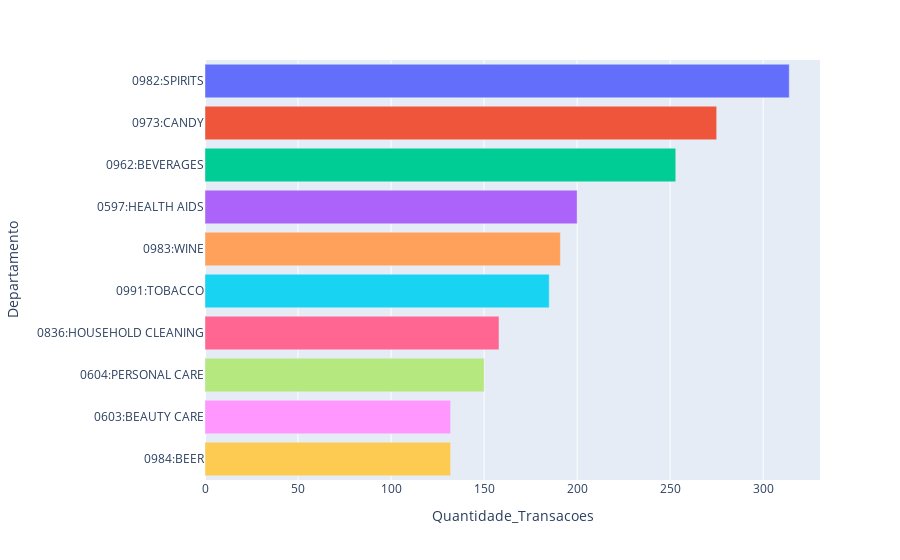

Notebook code for this chart:
### Code cell
# Qual o top 10 departamentos tem o maior volume de transações e maior quantidade de unidades vendidas?

# Parte 01 : Volume de Transações
# Quantidade de transações unicas onde cada departamento aparece
contagem_transacoes_por_departamento_top10 = df_transacoes.value_counts('Departamento').reset_index().head(10)
contagem_transacoes_por_departamento_top10.columns = ['Departamento', 'Quantidade_Transacoes']

#Plot
fig_volume_transacoes_top10 = px.bar(contagem_transacoes_por_departamento_top10, x='Quantidade_Transacoes', y='Departamento', color='Departamento', orientation='h')
fig_volume_transacoes_top10.update_layout(showlegend=False)
fig_volume_transacoes_top10.show()

### Figure 1 — Plotly figure (JSON) as saved in the notebook; plotly's stock layout.template omitted (floating-point values rounded to 4 significant figures)
{"data": [{"hovertemplate": "Departamento=%{y}<br>Quantidade_Transacoes=%{x}<extra></extra>", "legendgroup": "0982:SPIRITS", "marker": {"color": "#636efa", "pattern": {"shape": ""}}, "name": "0982:SPIRITS", "orientation": "h", "showlegend": true, "textposition": "auto", "type": "bar", "x": [314], "xaxis": "x", "y": ["0982:SPIRITS"], "yaxis": "y"}, {"hovertemplate": "Departamento=%{y}<br>Quantidade_Transacoes=%{x}<extra></extra>", "legendgroup": "0973:CANDY", "marker": {"color": "#EF553B", "pattern": {"shape": ""}}, "name": "0973:CANDY", "orientation": "h", "showlegend": true, "textposition": "auto", "type": "bar", "x": [275], "xaxis": "x", "y": ["0973:CANDY"], "yaxis": "y"}, {"hovertemplate": "Departamento=%{y}<br>Quantidade_Transacoes=%{x}<extra></extra>", "legendgroup": "0962:BEVERAGES", "marker": {"color": "#00cc96", "pattern": {"shape": ""}}, "name": "0962:BEVERAGES", "orientation": "h", "showlegend": true, "textposition": "auto", "type": "bar", "x": [253], "xaxis": "x", "y": ["0962:BEVERAGES"], "yaxis": "y"}, {"hovertemplate": "Departamento=%{y}<br>Quantidade_Transacoes=%{x}<extra></extra>", "legendgroup": "0597:HEALTH AIDS", "marker": {"color": "#ab63fa", "pattern": {"shape": ""}}, "name": "0597:HEALTH AIDS", "orientation": "h", "showlegend": true, "textposition": "auto", "type": "bar", "x": [200], "xaxis": "x", "y": ["0597:HEALTH AIDS"], "yaxis": "y"}, {"hovertemplate": "Departamento=%{y}<br>Quantidade_Transacoes=%{x}<extra></extra>", "legendgroup": "0983:WINE", "marker": {"color": "#FFA15A", "pattern": {"shape": ""}}, "name": "0983:WINE", "orientation": "h", "showlegend": true, "textposition": "auto", "type": "bar", "x": [191], "xaxis": "x", "y": ["0983:WINE"], "yaxis": "y"}, {"hovertemplate": "Departamento=%{y}<br>Quantidade_Transacoes=%{x}<extra></extra>", "legendgroup": "0991:TOBACCO", "marker": {"color": "#19d3f3", "pattern": {"shape": ""}}, "name": "0991:TOBACCO", "orientation": "h", "showlegend": true, "textposition": "auto", "type": "bar", "x": [185], "xaxis": "x", "y": ["0991:TOBACCO"], "yaxis": "y"}, {"hovertemplate": "Departamento=%{y}<br>Quantidade_Transacoes=%{x}<extra></extra>", "legendgroup": "0836:HOUSEHOLD CLEANING", "marker": {"color": "#FF6692", "pattern": {"shape": ""}}, "name": "0836:HOUSEHOLD CLEANING", "orientation": "h", "showlegend": true, "textposition": "auto", "type": "bar", "x": [158], "xaxis": "x", "y": ["0836:HOUSEHOLD CLEANING"], "yaxis": "y"}, {"hovertemplate": "Departamento=%{y}<br>Quantidade_Transacoes=%{x}<extra></extra>", "legendgroup": "0604:PERSONAL CARE", "marker": {"color": "#B6E880", "pattern": {"shape": ""}}, "name": "0604:PERSONAL CARE", "orientation": "h", "showlegend": true, "textposition": "auto", "type": "bar", "x": [150], "xaxis": "x", "y": ["0604:PERSONAL CARE"], "yaxis": "y"}, {"hovertemplate": "Departamento=%{y}<br>Quantidade_Transacoes=%{x}<extra></extra>", "legendgroup": "0603:BEAUTY CARE", "marker": {"color": "#FF97FF", "pattern": {"shape": ""}}, "name": "0603:BEAUTY CARE", "orientation": "h", "showlegend": true, "textposition": "auto", "type": "bar", "x": [132], "xaxis": "x", "y": ["0603:BEAUTY CARE"], "yaxis": "y"}, {"hovertemplate": "Departamento=%{y}<br>Quantidade_Transacoes=%{x}<extra></extra>", "legendgroup": "0984:BEER", "marker": {"color": "#FECB52", "pattern": {"shape": ""}}, "name": "0984:BEER", "orientation": "h", "showlegend": true, "textposition": "auto", "type": "bar", "x": [132], "xaxis": "x", "y": ["0984:BEER"], "yaxis": "y"}], "layout": {"barmode": "relative", "legend": {"title": {"text": "Departamento"}, "tracegroupgap": 0}, "margin": {"t": 60}, "showlegend": false, "xaxis": {"anchor": "y", "domain": [0, 1], "title": {"text": "Quantidade_Transacoes"}}, "yaxis": {"anchor": "x", "categoryarray": ["0984:BEER", "0603:BEAUTY CARE", "0604:PERSONAL CARE", "0836:HOUSEHOLD CLEANING", "0991:TOBACCO", "0983:WINE", "0597:HEALTH AIDS", "0962:BEVERAGES", "0973:CANDY", "0982:SPIRITS"], "categoryorder": "array", "domain": [0, 1], "title": {"text": "Departamento"}}}}
